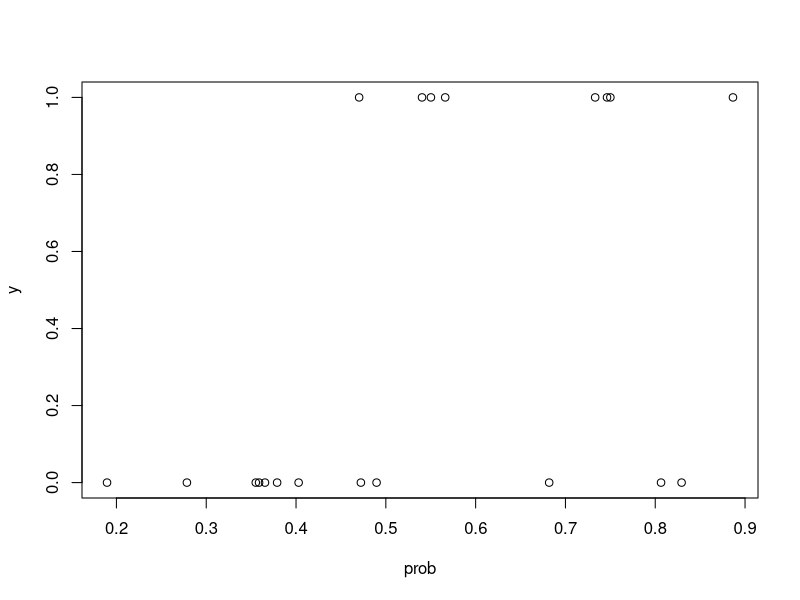
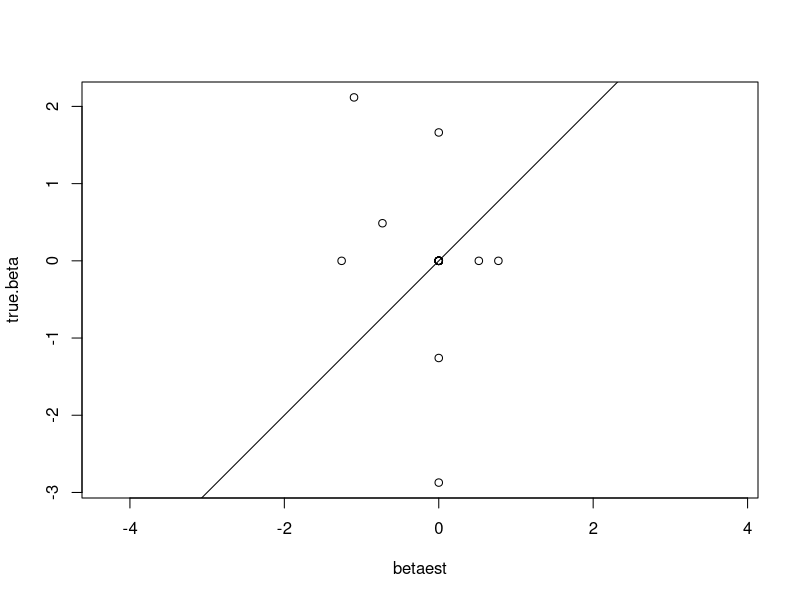
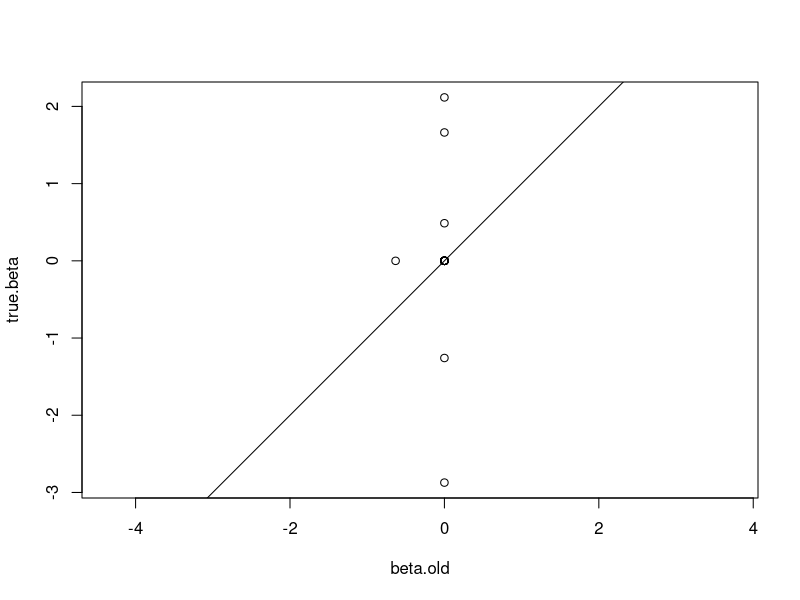
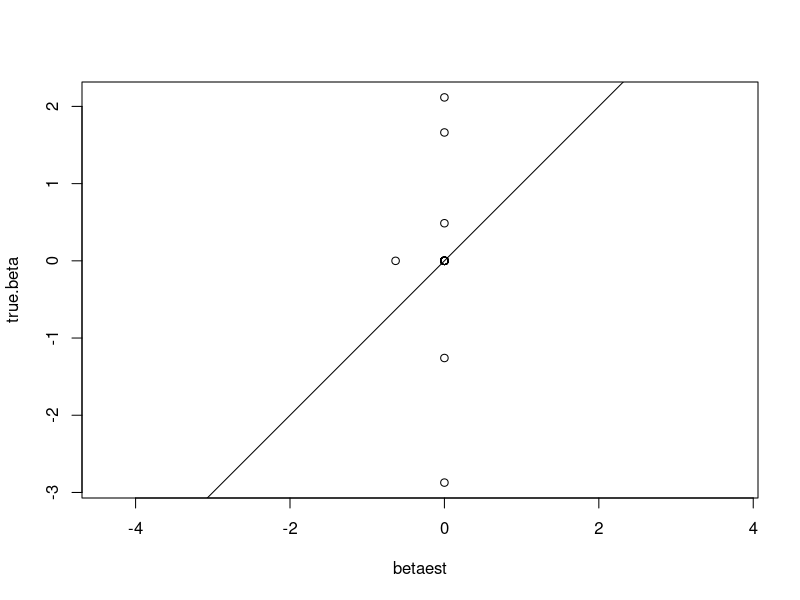

Generate these figures, in order, with R:
set.seed(12345)
n <- 20
p <- 20
notsparse <- 5

dataMat <- matrix(runif(n*p,min=-1,max=1),n,p)
A <- svd(dataMat)
U <- A$u
V <- A$v
d <- A$d

############################
### Condition number = 1####
############################


true.beta <- rnorm(notsparse,0,2)
true.beta <- rbind(matrix(true.beta,nrow = notsparse,ncol = 1),matrix(0,nrow = p-notsparse,ncol = 1))

X <- U%*%t(V)
prob <- exp(X%*%true.beta)/(1+exp(X%*%true.beta))
y <- rbinom(n,1,prob)
plot(prob,y)

##########################
### Lasso Penalty Case ###
##########################

obj.fun <- function(y,X,true.beta,lambda){
  #true.beta = beta.new
  temp = exp(X%*%true.beta)
  temp <- temp/(1+temp)
  term1 = exp(X%*%true.beta)
  term2 = exp(X%*%true.beta)
  term1[] = 0
  term2[] = 0
  term1[which(temp!=0)] = y[which(temp!=0)]*log(temp[which(temp!=0)])
  term2[which(temp!=1)] = (1-y[which(temp!=1)])*log(1-temp[which(temp!=1)])
  return(sum(term1+term2)+sum(lambda*abs(true.beta)))
}

grad.obj <- function(y,X,beta,lambda){
  p <- exp(X%*%beta)/(1+exp(X%*%beta))
  -t(X)%*%(y-(exp(X%*%beta)/(1+exp(X%*%beta)))) 
}





lambda <- 1



# Decreasing step size
alpha0 <- .05
alpha <- alpha0
beta.old <- rnorm(p)
delta <- .001
maxIter <- 100
iter <- 1
eps <- 1
betamat = beta.old
while(iter<maxIter && eps>delta ){
    (beta.new <- beta.old - alpha*grad.obj(y,X,beta.old,lambda))
    (beta.new[which(abs(beta.new)<lambda)]=0)
    (beta.new[which(beta.new>lambda)]=beta.new[which(beta.new>lambda)]-lambda)
    (beta.new[which(beta.new< (-lambda))]=beta.new[which(beta.new<(-lambda))]+lambda)
  eps <- abs(obj.fun(y,X,beta.new,lambda)-obj.fun(y,X,beta.old,lambda))
  print(c(obj.fun(y,X,beta.new,lambda),eps))
  beta.old <- beta.new
  betamat = cbind(betamat,beta.old)
  iter <- iter+1
  alpha <- alpha0/sqrt(iter) 
}

betaest = betamat[,2]
for (i in 3:iter){
    if(obj.fun(y,X,betamat[,i],lambda)>obj.fun(y,X,betaest,lambda)){
        betaest = betamat[,i]}}

iter
sqrt(t(true.beta-betaest)%*%(true.beta-betaest))
plot(betaest,true.beta,asp=1)
abline(0,1)
sum(abs(betaest)>delta)
betaest



# Constant step size
alpha <- 1
beta.old <- rnorm(p)
delta <- .001
maxIter <- 1000
iter <- 1
eps <- 1
betamat = beta.old
while(iter<maxIter && eps>delta ){
        (beta.new <- beta.old - alpha*grad.obj(y,X,beta.old,lambda))
    (beta.new[which(abs(beta.new)<lambda)]=0)
    (beta.new[which(beta.new>lambda)]=beta.new[which(beta.new>lambda)]-lambda)
    (beta.new[which(beta.new< (-lambda))]=beta.new[which(beta.new<(-lambda))]+lambda)
  eps <- abs(obj.fun(y,X,beta.new,lambda)-obj.fun(y,X,beta.old,lambda))
  print(c(obj.fun(y,X,beta.new,lambda),eps))
  beta.old <- beta.new
  betamat = cbind(betamat,beta.old)
  iter <- iter+1
}

iter
sqrt(t(true.beta-beta.old)%*%(true.beta-beta.old))
plot(beta.old,true.beta,asp=1)
abline(0,1)


betaest = betamat[,5]
for (i in 6:iter){
    if(obj.fun(y,X,betamat[,i],lambda)>obj.fun(y,X,betaest,lambda)){
        betaest = betamat[,i]}}

iter
sqrt(t(true.beta-betaest)%*%(true.beta-betaest))
plot(betaest,true.beta,asp=1)
abline(0,1)
sum(abs(betaest)>delta)
betaest
